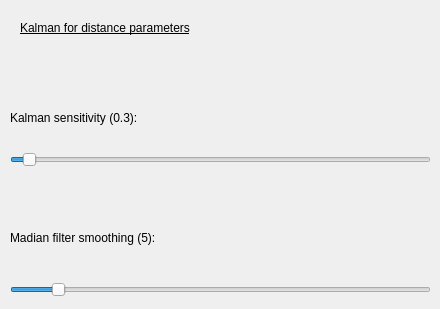
         <widget class="QWidget" name="tab_2">
          <attribute name="title">
           <string>Kalman</string>
          </attribute>
          <widget class="QLabel" name="label_31">
           <property name="geometry">
            <rect>
             <x>20</x>
             <y>20</y>
             <width>191</width>
             <height>16</height>
            </rect>
           </property>
           <property name="font">
            <font>
             <underline>true</underline>
            </font>
           </property>
           <property name="text">
            <string>Kalman for distance parameters</string>
           </property>
          </widget>
          <widget class="QLabel" name="label_32">
           <property name="geometry">
            <rect>
             <x>10</x>
             <y>110</y>
             <width>191</width>
             <height>16</height>
            </rect>
           </property>
           <property name="text">
            <string>Kalman sensitivity (0.3):</string>
           </property>
          </widget>
          <widget class="QSlider" name="horizontalSlider_2">
           <property name="geometry">
            <rect>
             <x>10</x>
             <y>150</y>
             <width>421</width>
             <height>20</height>
            </rect>
           </property>
           <property name="maximum">
            <number>1000</number>
           </property>
           <property name="pageStep">
            <number>1</number>
           </property>
           <property name="value">
            <number>30</number>
           </property>
           <property name="orientation">
            <enum>Qt::Horizontal</enum>
           </property>
          </widget>
          <widget class="QLabel" name="label_33">
           <property name="geometry">
            <rect>
             <x>10</x>
             <y>230</y>
             <width>201</width>
             <height>16</height>
            </rect>
           </property>
           <property name="text">
            <string>Madian filter smoothing (5):</string>
           </property>
          </widget>
          <widget class="QSlider" name="horizontalSlider_3">
           <property name="geometry">
            <rect>
             <x>10</x>
             <y>280</y>
             <width>421</width>
             <height>20</height>
            </rect>
           </property>
           <property name="maximum">
            <number>50</number>
           </property>
           <property name="pageStep">
            <number>1</number>
           </property>
           <property name="value">
            <number>5</number>
           </property>
           <property name="orientation">
            <enum>Qt::Horizontal</enum>
           </property>
          </widget>
         </widget>
